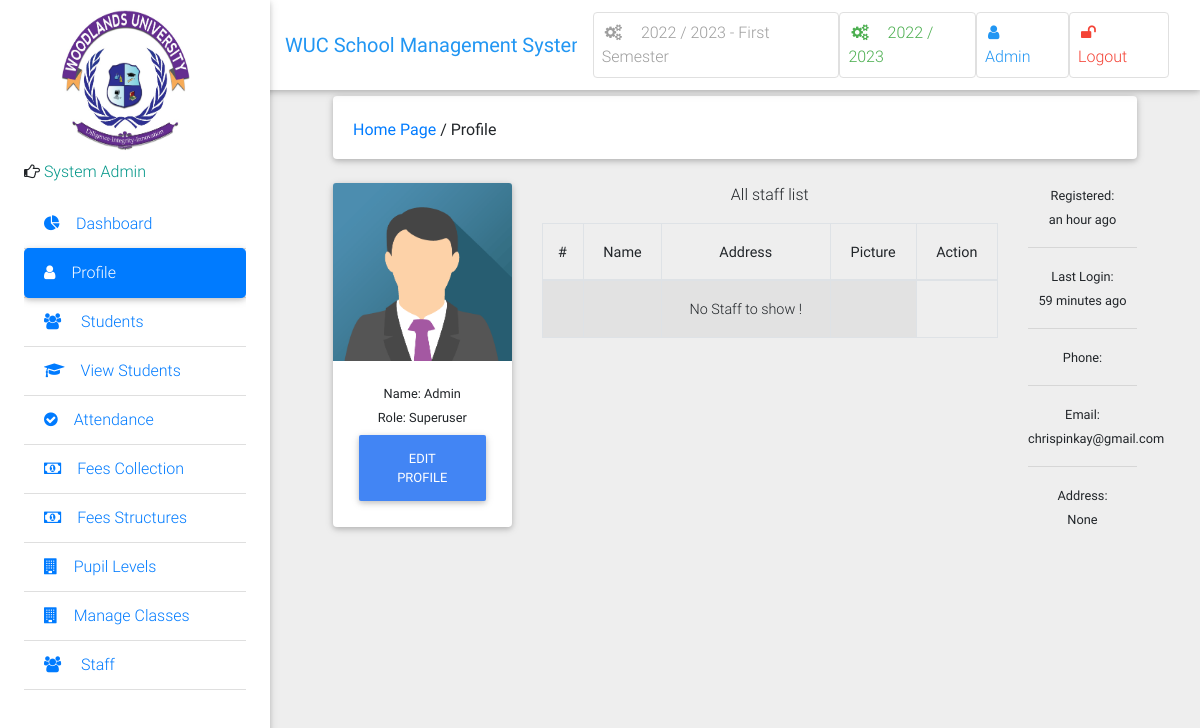
/profile/ (signed in), run on the app's committed database.
### school/models.py (models this page shows)
class Semester(models.Model):
    semester = models.CharField(max_length=10, choices=SEMESTER, blank=True)
    is_current_semester = models.BooleanField(default=False, blank=True, null=True)
    session = models.ForeignKey(Session, on_delete=models.CASCADE, blank=True, null=True)
    next_semester_begins = models.DateField(null=True, blank=True)
    def __str__(self):
        return str(self.session) + ' - ' + str(self.semester)

class Session(models.Model):
    session = models.CharField(max_length=200, unique=True)
    is_current_session = models.BooleanField(default=False, blank=True, null=True)
    next_session_begins = models.DateField(blank=True, null=True)
    def __str__(self):
        return self.session

class User(AbstractUser):
    is_student = models.BooleanField(default=False)
    is_lecturer = models.BooleanField(default=False)
    is_librarian = models.BooleanField(default=False)
    is_parent = models.BooleanField(default=False)
    phone = models.CharField(max_length=60, blank=True, null=True)
    address = models.CharField(max_length=60, blank=True, null=True)
    picture = models.ImageField(upload_to="users/pictures/%Y/%m/%d'", blank=True, null=True)
    email = models.EmailField(blank=True, null=True)
    password_type = models.CharField('Password Type', default='Expirable', max_length=200, choices=PASSWORD_TYPES)
    days_for_password_expiry = models.ForeignKey(PasswordConfigurations, on_delete=models.CASCADE, null=True,
                                                 blank=True)
    last_password_reset_date = models.DateField('Reset On', auto_now=True)
    password_expiry_date = models.DateField(editable=False, null=True, blank=True)
    is_password_expired = models.BooleanField(default=False, )
    username_validator = ASCIIUsernameValidator()
    def get_picture(self):
        no_picture = settings.STATIC_URL + 'img/img_avatar.png'
        try:
            return self.picture.url
        except:
            return no_picture
    def get_full_name(self):
        full_name = self.username
        if self.first_name and self.last_name:
            full_name = self.first_name + " " + self.last_name
        return full_name
    def __str__(self):
        return self.get_full_name()

### school/views.py (the view, shortened to what this page needs)
# urls.py: path('profile/', views.profile, name='profile'),
@login_required
def profile(request):
    current_semester = Semester.objects.get(is_current_semester=True)
    if request.user.is_lecturer:
        print("IF LECTUREr::")
        courses = Course.objects.filter(allocated_course__lecturer__pk=request.user.id).filter(
            semester=current_semester)
        return render(request, 'account/profile.html', {"courses": courses, })
    else:
        staff = User.objects.filter(is_lecturer=True)
        return render(request, 'account/profile.html', {"staff": staff})

### school/context_processors.py (called while the page is built)
def session_processor(request):
	current_session = Session.objects.get(is_current_session=True)
	return {"current_session": current_session}

def semester_processor(request):
	current_semester = Semester.objects.get(is_current_semester=True)
	return {"current_semester": current_semester}

### school/templates/account/profile.html (shortened to what this page needs)
{% extends 'school/base.html' %}
{% load static %}
{% load humanize %}
{% block side_bar %}
    {% include 'school/partial_active_element.html' with active='Profile' %}
{% endblock side_bar %}
{% block content %}
    <div class="container-fluid mt-5">
        <div class="card mb-4 wow fadeIn">
            <div class="card-body d-sm-flex justify-content-between">
                <h6 class="mb-2 mb-sm-0 pt-1">
                    <a href="/">Home Page</a>
                    <span>/</span>
                    <span>Profile</span>
                </h6>
            </div>
        </div>
        <div class="row">
            <div class="col-md-3">
                <div class="card">
                    <div class="view overlay">
                        <img class="card-img-top" src="{{ request.user.get_picture }}" alt="User Image">
                    </div>
                    {% if request.user.is_superuser %}
                        <div class="card-body card-body-cascade text-center">
                            <small>Name: {{ request.user.get_full_name|capfirst }}</small>
                            <br>
                            <small>Role: Superuser</small>
                            <a href="{% url 'edit_profile' %}" class="btn btn-primary">Edit Profile</a>
                        </div>
                    {% endif %}
                </div>
            </div>
            {% if request.user.is_superuser %}
                <div class="col-md-7 text-center">
                    <p>All staff list</p>
                    <div class="table-wrapper-scroll-y">
                        <table class="table table-bordered table-striped">
                            <thead>
                            <tr>
                                <th scope="col">#</th>
                                <th scope="col">Name</th>
                                <th scope="col">Address</th>
                                <th scope="col">Picture</th>
                                <th scope="col">Action</th>
                            </tr>
                            </thead>
                            <tbody>
                            {% for staff in staff %}
                                <tr>
                                    <th scope="row">{{ forloop.counter }}</th>
                                    <td>{{ staff.get_full_name|capfirst }}</td>
                                    <td>{{ staff.address }}</td>
                                    <td>{{ staff.get_picture.url }}</td>
                                    <td>
        <span class="table-remove">
          <a href="{% url 'user_profile' id=staff.pk %}" class="btn btn-info btn-rounded btn-sm my-0">View</a>
        </span>
                                        <span class="table-remove">
          <a href="" class="btn btn-info btn-rounded btn-sm my-0">Delete</a>
        </span>
                                    </td>
                                </tr>
                            {% empty %}
                                <tr>
                                    <td></td>
                                    <td></td>
                                    <td>No Staff to show !</td>
                                    <td></td>
                                </tr>
                            {% endfor %}
                            </tbody>
                        </table>
                    </div>
                </div>
            {% endif %}
            <div class="col-md-2 text-center">
                <small> Registered:<br>
                    <date>{{ user.date_joined|naturaltime }}</date>
                </small>
                <hr/>
                <small> Last Login:<br>
                    <date>{{ user.last_login|naturaltime }}</date>
                </small>
                <hr/>
                <small> Phone:<br>
                </small>
                <hr/>
                <small> Email:<br>
                    <date>{{ user.email }}</date>
                </small>
                <hr/>
                <small> Address:<br>
                    <date>{{ user.address }}</date>
                </small>
            </div>
        </div>
{% endblock %}

### school/templates/school/base.html (shortened to what this page needs)
{% load static %}
<!DOCTYPE html>
<html lang="en">
<head>
    <link rel="stylesheet" href="https://cdn.datatables.net/1.10.20/css/jquery.dataTables.min.css">
    <link rel="stylesheet" href="https://cdn.datatables.net/buttons/1.6.1/css/buttons.dataTables.min.css">
    <link rel="stylesheet" href="https://maxcdn.bootstrapcdn.com/font-awesome/4.7.0/css/font-awesome.min.css">
    <link href="{% static 'school/css/bootstrap.min.css' %}" rel="stylesheet">
    <link href="{% static 'school/css/mdb.min.css' %}" rel="stylesheet">
    <link href="{% static 'school/css/style.css' %}" rel="stylesheet">
    <link rel="stylesheet" type="text/css" href="https://cdn.datatables.net/1.10.20/css/jquery.dataTables.css">
{% include 'school/small-screen-navbar.html'%}
</head>
<body class="grey lighten-3">
<header>
    <nav class="navbar fixed-top navbar-expand-lg navbar-light white scrolling-navbar">
        <div class="container-fluid">
            <a class="navbar-brand waves-effect" href="/">
                <strong class="blue-text">WUC School Management System</strong>
            </a>
            <div class="collapse navbar-collapse" id="navbarSupportedContent">
                <ul class="navbar-nav nav-flex-icons">
                    <li class="nav-item">
                        <a href="{% if request.user.is_superuser %}{% url 'manage_semester' %}{% else %}#{% endif %}"
                           class="nav-link border border-light grey-text rounded waves-effect">
                            <i class="fa fa-cogs mr-3"></i>{{ current_semester }} Semester
                        </a>
                    </li>
                    <li class="nav-item">
                        <a href="{% if request.user.is_superuser %}{% url 'manage_session' %}{% else %}#{% endif %}"
                           class="nav-link border border-light green-text rounded waves-effect">
                            <i class="fa fa-cogs mr-3"></i>{{ current_session }}
                        </a>
                    </li>
                    <li class="nav-item">
                        <a href="{% url 'profile' %}"
                           class="nav-link border border-light rounded waves-effect blue-text">
                            <i class="fa fa-user mr-3"></i>{{ user|capfirst }}
                        </a>
                    </li>
                    <li class="nav-item">
                        <a href="/accounts/logout/" class="nav-link border border-light rounded waves-effect red-text">
                            <i class="fa fa-unlock mr-3"></i>Logout
                        </a>
                    </li>
                </ul>
            </div>
        </div>
    </nav>
    <div class="sidebar-fixed position-fixed">
        <img src="{% static 'img/logo.jpg' %}" id="icon" class="logo" style="margin-left: 30px; height: 160px;">
        {% if request.user.is_lecturer %}
            <p><i class="fa fa-hand-o-right" aria-hidden="true"></i>
                <span class="teal-text text-center"> Lecturer</span></p>
        {% elif request.user.is_student %}
            <p><i class="fa fa-hand-o-right" aria-hidden="true"></i>
                <span class="teal-text text-center"> Student</span></p>
        {% elif request.user.is_parent %}
            <p><i class="fa fa-hand-o-right" aria-hidden="true"></i>
                <span class="teal-text text-center"> Parent</span></p>
        {% elif request.user.is_librarian %}
            <p><i class="fa fa-hand-o-right" aria-hidden="true"></i>
                <span class="teal-text text-center"> Library</span></p>
        {% else %}
            <p><i class="fa fa-hand-o-right" aria-hidden="true"></i>
                <span class="teal-text text-center"> System Admin</span></p>
        {% endif %}
        <div class="dashboard">
            {% block side_bar %}{% endblock side_bar %}
        </div>
    </div>
</header>
<main class="pt-5 mx-lg-5">
    {% block content %} {% endblock %}
</main>
</body>
</html>

### school/static/school/css/style.css (style rules this page uses)
.sidebar-fixed { height: 100vh; width: 270px; -webkit-box-shadow: 0 2px 5px 0 rgba(0, 0, 0, 0.16), 0 2px 10px 0 rgba(0, 0, 0, 0.12); box-shadow: 0 2px 5px 0 rgba(0, 0, 0, 0.16), 0 2px 10px 0 rgba(0, 0, 0, 0.12); z-index: 1050; background-color: #fff; padding: 1.5rem; padding-top: 0; }
@media (min-width: 1200px) { .navbar, .page-footer, main { padding-left: 270px; } }
.logo { text-shadow: rgb(179, 179, 179) 0px 0px 0px, rgb(180, 180, 180) 1px 1px 0px, rgb(182, 182, 182) 2px 2px 0px, rgb(184, 184, 184) 3px 3px 0px, rgb(185, 185, 185) 4px 4px 0px, rgb(187, 187, 187) 5px 5px 0px, rgb(189, 189, 189) 6px 6px 0px, rgb(190, 190, 190) 7px 7px 0px, rgb(192, 192, 192) 8px 8px 0px, rgb(194, 194, 194) 9px 9px 0px, rgb(195, 195, 195) 10px 10px 0px, rgb(197, 197, 197) 11px 11px 0px, rgb(199, 199, 199) 12px 12px 0px, rgb(201, 201, 201) 13px 13px 0px, rgb(202, 202, 202) 14px 14px 0px, rgb(204, 204, 204) 15px 15px 0px, rgb(206, 206, 206) 16px 16px 0px, rgb(207, 207, 207) 17px 17px 0px, rgb(209, 209, 209) 18px 18px 0px, rgb(211, 211, 211) 19px 19px 0px, rgb(212, 212, 212) 20px 20px 0px, rgb(214, 214, 214) 21px 21px 0px, rgb(216, 216, 216) 22px 22px 0px, rgb(218, 218, 218) 23px 23px 0px, rgb(219, 219, 219) 24px 24px 0px, rgb(221, 221, 221) 25px 25px 0px, rgb(223, 223, 223) 26px 26px 0px, rgb(224, 224, 224) 27px 27px 0px, rgb(226, 226, 226) 28px 28px 0px, rgb(228, 228, 228) 29px 29px 0px, rgb(230, 230, 230) 30px 30px 0px, rgb(231, 231, 231) 31px 31px 0px, rgb(233, 233, 233) 32px 32px 0px, rgb(235, 235, 235) 33px 33px 0px, rgb(236, 236, 236) 34px 34px 0px, rgb(238, 238, 238) 35px 35px 0px, rgb(240, 240, 240) 36px 36px 0px, rgb(241, 241, 241) 37px 37px 0px, rgb(243, 243, 243) 38px 38px 0px, rgb(245, 245, 245) 39px 39px 0px, rgb(247, 247, 247) 40px 40px 0px, rgb(248, 248, 248) 41px 41px 0px, rgb(250, 250, 250) 42px 42px 0px, rgb(252, 252, 252) 43px 43px 0px, rgb(253, 253, 253) 44px 44px 0px; font-size: 40px; color: rgb(95, 89, 255); height: 120px; width: 136px; line-height: 136px; border-radius: ; text-align: center; background-color: rgb(255, 255, 255); }

### school/templates/school/base.html (style rules this page uses)
.dashboard { display: block; max-height: 500px; overflow-y: auto; -ms-overflow-style: -ms-autohiding-scrollbar; }

### school/templates/account/profile.html (style rules this page uses)
.table-wrapper-scroll-y { display: block; max-height: 350px; overflow-y: auto; -ms-overflow-style: -ms-autohiding-scrollbar; }

### data on the page
Semester: session+semester "2022 / 2023 - First"
Session: session "2022 / 2023"
User: username+first_name "Admin", user.get_full_name "Admin", date_joined "an hour ago", last_login "59 minutes ago", email "chrispinkay@gmail.com", address "None"
